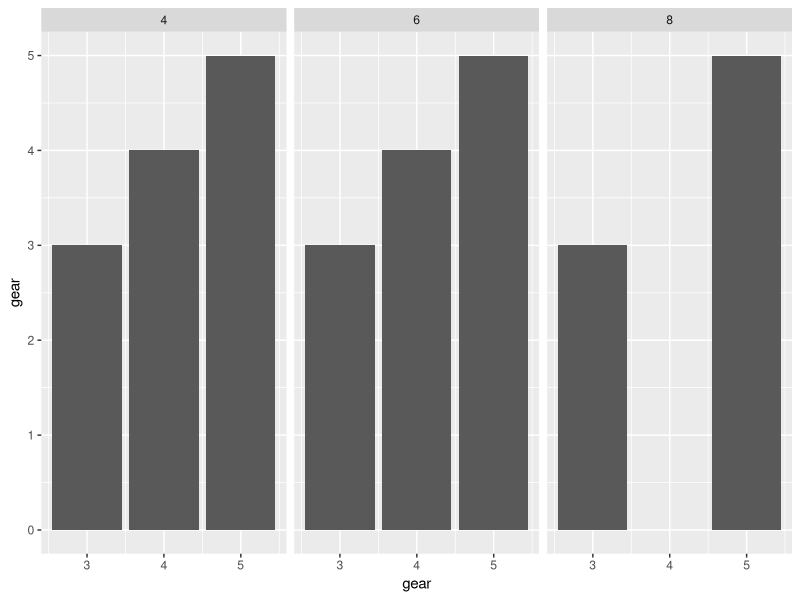

The R source for this figure: (Note: this script raises an error after producing the figure.)
library("ggplot2")
d <- ggplot(mtcars, aes(x=gear)) + 
  geom_bar(aes(y=gear), stat="identity", position="dodge") +
  facet_wrap(~cyl)

grob <- ggplotGrob(d)
strip_bg <- grid.ls(getGrob(grob, "strip.background.rect",
                            grep=TRUE, global=TRUE))$name
panel_bg <- grid.ls(getGrob(grob, "panel.background.rect",
                            grep=TRUE, global=TRUE))$name
strip_text <- grid.ls(getGrob(grob, "strip.text.x",
                              grep=TRUE, global=TRUE))$name
grob <- geditGrob(grob, strip_bg[2], gp=gpar(fill="gray60"))
grob <- geditGrob(grob, panel_bg[2], gp=gpar(fill="darkolivegreen2"))
grob <- geditGrob(grob, strip_text[2], gp=gpar(col="white"))
grid.draw(grob)